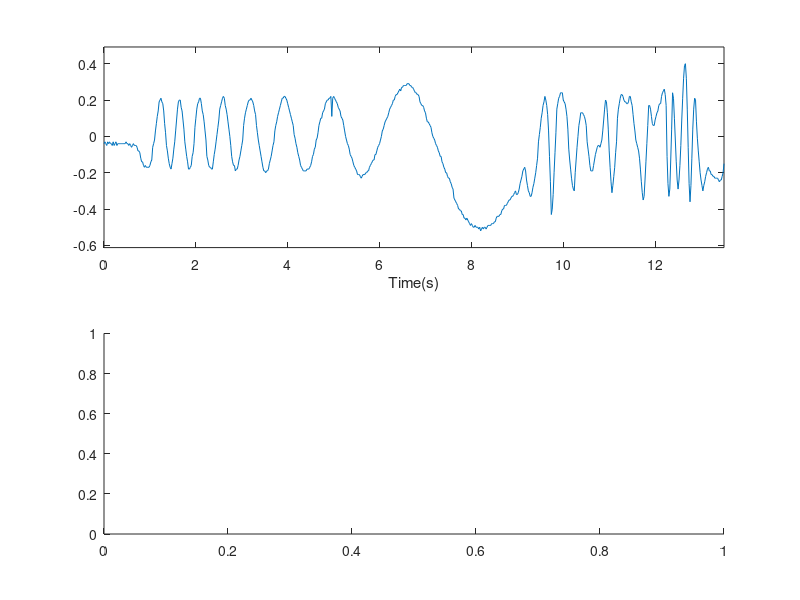

Reproduce this figure in MATLAB. (Note: this script raises an error after producing the figure.)
clear
%load data
Launch_2_1 = 0;
Launch_2_2 = 0;
Launch_2_3 = 0;
Launch_2_4 = 0;
Launch_2_5 = 0;
load('Launch_2_4.txt')
launch=Launch_2_4;

x_accel=launch(:,1);
y_accel=launch(:,2);
z_accel=launch(:,3);
x_roll=launch(:,4);
y_roll=launch(:,5);
z_roll=launch(:,6);
x_mag=launch(:,7);
y_mag=launch(:,8);
z_mag=launch(:,9);


%create time vector
[length,width]=size(x_accel);
for i= 1:1:length
    time(i) = i*.02;
end

%find the launch window
launchframe=1;
%Launch start is when z acceleration is > 40 m/s/s
if (launch == Launch_2_1) | (launch == Launch_2_2)
    while z_accel(launchframe)<40
    launchframe=launchframe+1;
    end
    z_roll = -1*z_roll/(2*pi);
    x_roll = -1*x_roll/(2*pi);
    y_roll = -1*y_roll/(2*pi);
elseif (launch == Launch_2_4)
    while z_accel(launchframe)<120
    launchframe=launchframe+1;
    end
    z_roll = -1*z_roll/360;
    x_roll = -1*x_roll/360;
    y_roll = -1*y_roll/360;
elseif (launch == Launch_2_5)
    while z_accel(launchframe)<40
    launchframe=launchframe+1;
    end
    z_roll = -1*z_roll/360;
    x_roll = -1*x_roll/360;
    y_roll = -1*y_roll/360;
else
    justwork = 'Didnt work'
end
%launch window start is 0.5 s before launch frame and 13 s after. Find it
%by frame and correlate to time
logstart = launchframe -.5/.02;
logstop = launchframe + 13/.02;
launchstart = time(logstart);
launchstop = time(logstop);

%variables for the spectrogram controls
frequencyLimits = [0 25]; % Hz
leakage = 0.8;
timeResolution = 0.75; % seconds
overlapPercent = 99;
reassignFlag = true;

% Index into signal time region of interest
x_mag_ROI = x_mag(:);
timeValues = time;
minIdx = timeValues >= launchstart;
maxIdx = timeValues <= launchstop;

%Trim time frame and convert to proper units
x_mag_ROI = x_mag_ROI(minIdx&maxIdx);
timeValues = timeValues(minIdx&maxIdx);

z_accel_processed = z_accel(minIdx&maxIdx)/9.8;
x_accel_processed = x_accel(minIdx&maxIdx)/9.8;
y_accel_processed = y_accel(minIdx&maxIdx)/9.8;

z_roll_processed = z_roll(minIdx&maxIdx);
x_roll_processed = x_roll(minIdx&maxIdx);
y_roll_processed = y_roll(minIdx&maxIdx);

timeValues = timeValues - launchstart;

% Compute spectral estimate
%Plot the x magnetometer and spectrogram on the same plot
figure('Name', 'X Magnetometer Spectrogram','NumberTitle','off')
ax1 = subplot(2,1,1);
plot(timeValues, x_mag_ROI)
%scale axis
axis([0 launchstop-launchstart (min(x_mag_ROI)-.1*(max(x_mag_ROI)-min(x_mag_ROI))) (max(x_mag_ROI)+.1*(max(x_mag_ROI)-min(x_mag_ROI)))])
xlabel('Time(s)')
ax2 = subplot(2,1,2);
pspectrum(x_mag_ROI,timeValues, ...
    'spectrogram', ...
    'FrequencyLimits',frequencyLimits, ...
    'Leakage',leakage, ...
    'TimeResolution',timeResolution, ...
    'OverlapPercent',overlapPercent, ...
    'MinThreshold',0, ...
    'Reassign',reassignFlag);

figure('Name', 'Acceleration and Roll','NumberTitle','off')

%Plot Acceleration
ax1 = subplot(2,1,1);
hold on
plot(timeValues,z_accel_processed)
plot(timeValues,y_accel_processed)
plot(timeValues,x_accel_processed)
axis([0 launchstop-launchstart (min(z_accel_processed)-.1*(max(z_accel_processed)-min(z_accel_processed))) (max(z_accel_processed)+.1*(max(z_accel_processed)-min(z_accel_processed)))])
xlabel('Time(s)')
ylabel('Acceleration(g)')
title('Acceleration vs Time')


%Plot Roll
ax2 = subplot(2,1,2);
hold on
plot(timeValues,z_roll_processed)
plot(timeValues,y_roll_processed)
plot(timeValues,x_roll_processed)
axis([0 launchstop-launchstart (min(z_roll_processed)-.1*(max(z_roll_processed)-min(z_roll_processed))) (max(z_roll_processed)+.1*(max(z_roll_processed)-min(z_roll_processed)))])
xlabel('Time(s)')
ylabel('Gyro Roll Rate (Hz)')
title('Roll Rate vs Time')


signalAnalyzer
